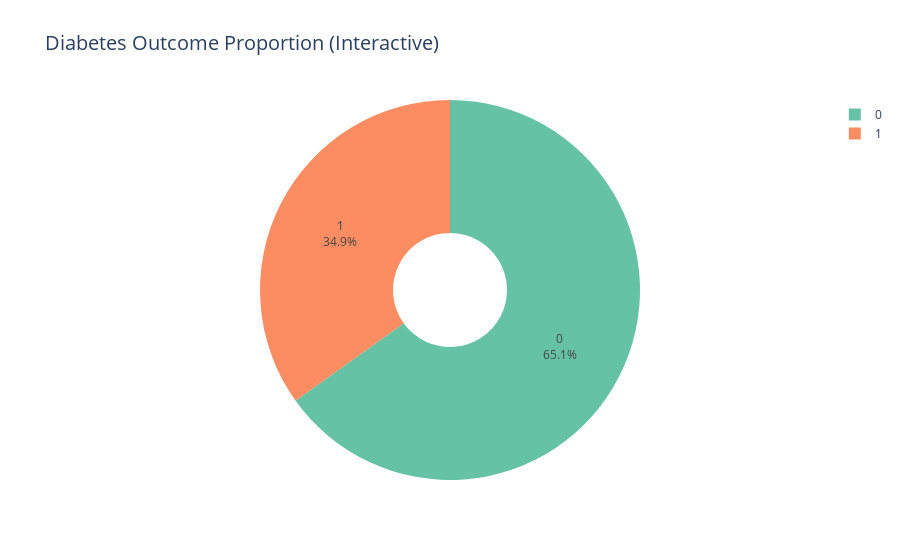

Notebook source saved alongside this figure:
### Code cell
# Matplotlib & Seaborn Outcome Count Plot (Future-proof)
plt.figure(figsize=(7, 5))
sns.countplot(x="Outcome", hue="Outcome", data=df, palette="Set2", edgecolor="black", legend=False)
plt.title("Diabetes Outcome Distribution", fontsize=16, fontweight="bold")
plt.xlabel("Outcome (0 = Non-Diabetic, 1 = Diabetic)")
plt.ylabel("Count")
plt.xticks([0, 1], ["Non-Diabetic (0)", "Diabetic (1)"])
plt.tight_layout()
plt.show()

# Plotly Pie Chart (Interactive)
fig = px.pie(df, 
             names="Outcome", 
             title="Diabetes Outcome Proportion (Interactive)",
             color="Outcome",
             color_discrete_map={0: "#66c2a5", 1: "#fc8d62"},
             hole=0.3)
fig.update_traces(textinfo='percent+label')
fig.update_layout(title_font_size=20)
fig.show()

### Figure 1 — Plotly figure (JSON) as saved in the notebook; plotly's stock layout.template omitted (floating-point values rounded to 4 significant figures; data arrays with more than 128 entries replaced by an {"elided": "..."} marker saying what was removed)
{"data": [{"customdata": {"elided": "768x1 int values"}, "domain": {"x": [0, 1], "y": [0, 1]}, "hole": 0.3, "hovertemplate": "Outcome=%{customdata[0]}<extra></extra>", "labels": {"elided": "768 int values"}, "legendgroup": "", "marker": {"colors": {"elided": "768 str values"}}, "name": "", "showlegend": true, "textinfo": "percent+label", "type": "pie"}], "layout": {"legend": {"tracegroupgap": 0}, "title": {"font": {"size": 20}, "text": "Diabetes Outcome Proportion (Interactive)"}}}
